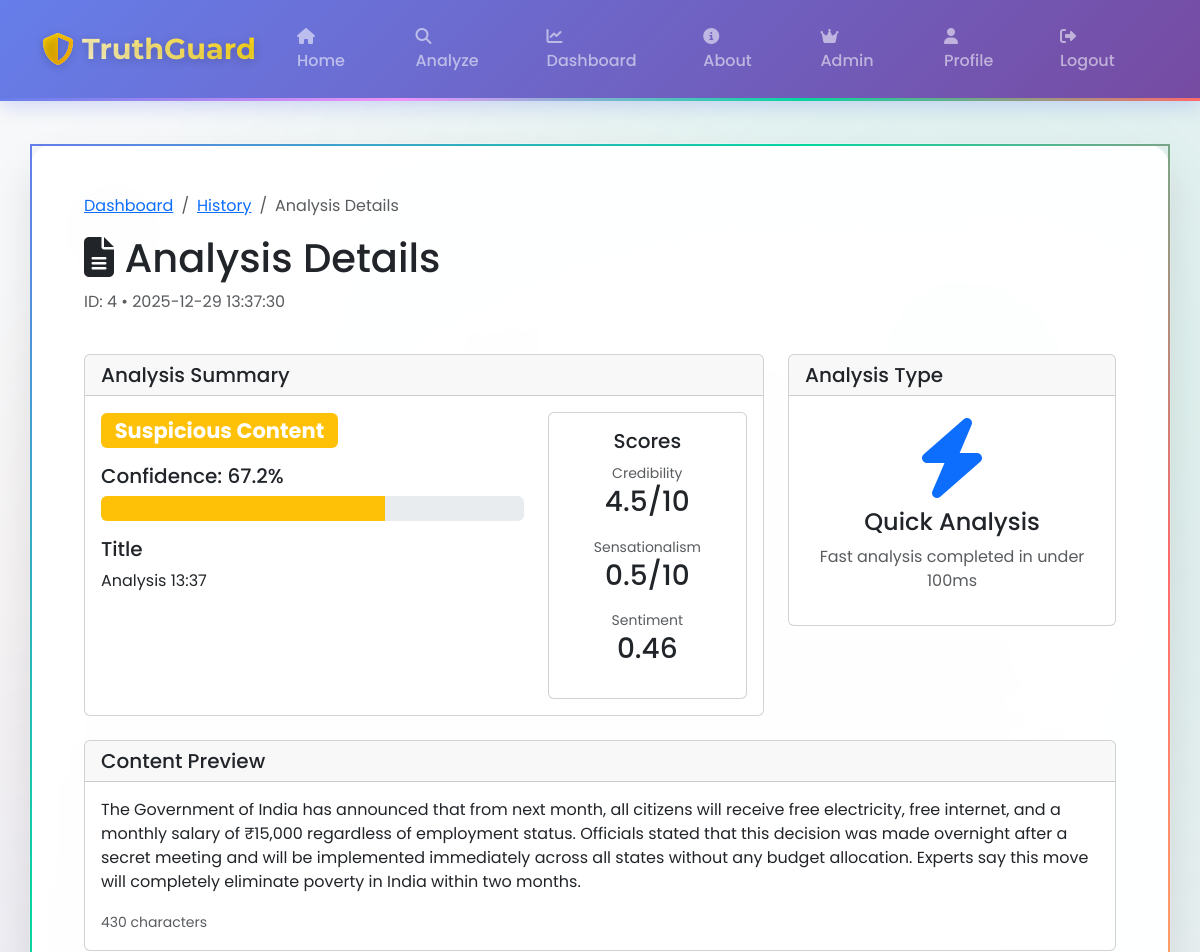
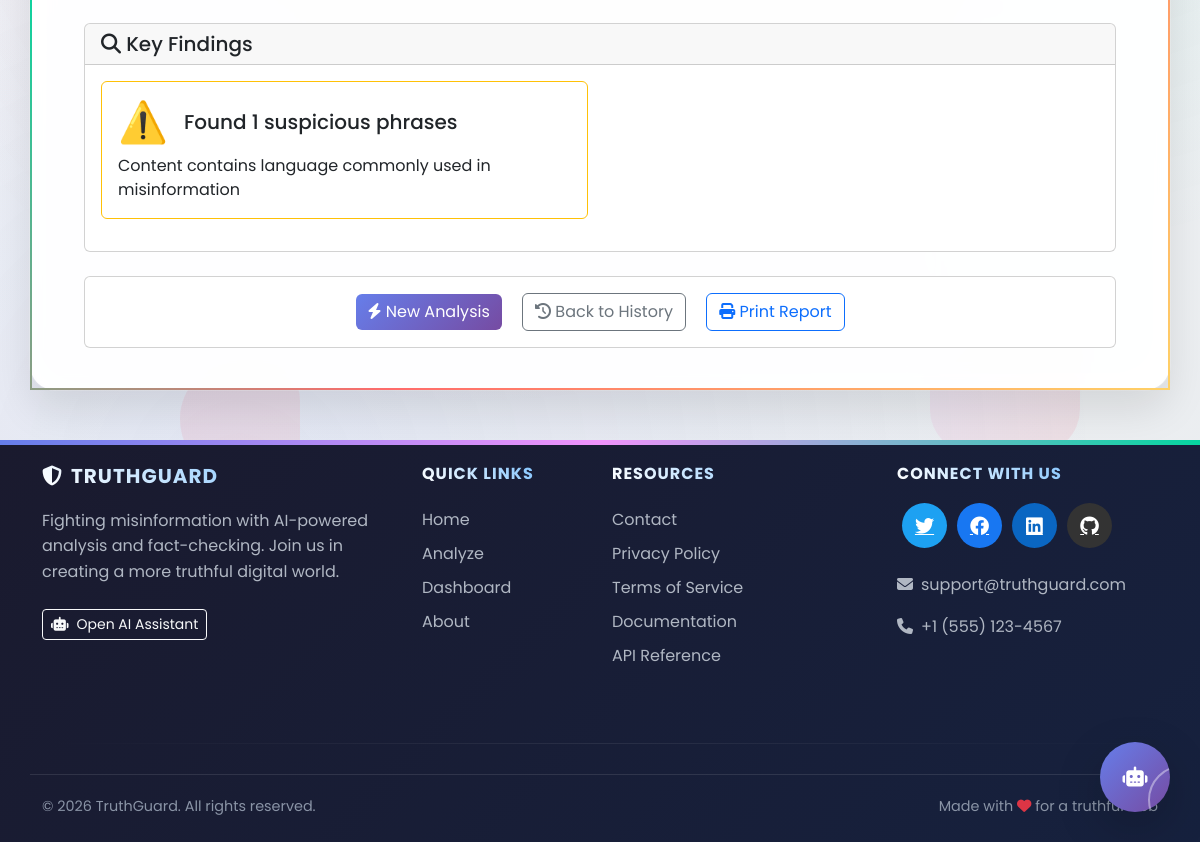
/analysis/4 (signed in), run on the app's committed database (2 pictures, top to bottom).
### app.py (models this page shows, shortened)
class Analysis(db.Model):
    __tablename__ = 'analyses'
    id = db.Column(db.Integer, primary_key=True)
    title = db.Column(db.Text, default='')
    content = db.Column(db.Text, default='')  # raw text content (for display/search)
    article_data = db.Column(db.JSON, nullable=True)  # optional structured article extraction
    source_url = db.Column(db.Text, nullable=True)  # This should be nullable
    classification = db.Column(db.String(20), nullable=False, default='UNKNOWN')  # RELIABLE, SUSPICIOUS, FAKE, etc.
    confidence_score = db.Column(db.Float, nullable=True)
    sentiment_score = db.Column(db.Float, nullable=True)
    sensationalism_score = db.Column(db.Float, nullable=True)
    credibility_score = db.Column(db.Float, nullable=True)
    key_findings = db.Column(db.Text, default='[]')  # JSON string
    recommendations = db.Column(db.Text, nullable=True)  # JSON string
    fact_checks = db.Column(db.Text, nullable=True)  # JSON string
    analysis_metadata = db.Column(db.Text, default='{}')  # JSON string (e.g. word count, etc.)
    is_quick_analysis = db.Column(db.Boolean, default=False)
    user_id = db.Column(db.Integer, db.ForeignKey('user.id'), nullable=False)
    created_at = db.Column(db.DateTime, default=lambda: datetime.now(timezone.utc))
    updated_at = db.Column(db.DateTime, default=lambda: datetime.now(timezone.utc),
                           onupdate=lambda: datetime.now(timezone.utc))

### app.py (the view)
@app.route('/analysis/<int:analysis_id>')
@login_required
def analysis_detail(analysis_id):
    analysis = Analysis.query.get_or_404(analysis_id)
    if analysis.user_id != current_user.id and current_user.role != 'admin':
        flash('Access denied', 'danger')
        return redirect(url_for('dashboard'))
    try:
        key_findings = json.loads(analysis.key_findings) if analysis.key_findings else []
    except:
        key_findings = []
    try:
        analysis_metadata = json.loads(analysis.analysis_metadata) if analysis.analysis_metadata else {}
    except:
        analysis_metadata = {}
    word_count = analysis_metadata.get('word_count', len(analysis.content.split()) if analysis.content else 0)
    return render_template('analysis_detail.html',
                           analysis=analysis,
                           key_findings=key_findings,
                           word_count=word_count,
                           analysis_metadata=analysis_metadata)

### app.py (called while the page is built)
@login_manager.user_loader
def load_user(user_id):
    try:
        return db.session.get(User, int(user_id))
    except Exception:
        return None

@app.context_processor
def inject_gemini_status():
    return {
        'gemini_available': _GEMINI_AVAILABLE,
        'gemini_model': _GEMINI_MODEL,
        'gemini_api_key_set': bool(_GEMINI_API_KEY and _GEMINI_API_KEY != 'your-gemini-api-key-here')
    }

### templates/analysis_detail.html (shortened to what this page needs)
{% extends "base.html" %}
{% block content %}
<div class="container mt-4">
    <div class="row mb-4">
        <div class="col">
            <nav aria-label="breadcrumb">
                <ol class="breadcrumb">
                    <li class="breadcrumb-item"><a href="/dashboard">Dashboard</a></li>
                    <li class="breadcrumb-item"><a href="/history">History</a></li>
                    <li class="breadcrumb-item active">Analysis Details</li>
                </ol>
            </nav>
            <h1><i class="fas fa-file-alt"></i> Analysis Details</h1>
            <p class="text-muted">ID: {{ analysis.id }} • {{ analysis.created_at.strftime('%Y-%m-%d %H:%M:%S') }}</p>
        </div>
    </div>
    <div class="row mb-4">
        <div class="col-lg-8">
            <div class="card">
                <div class="card-header">
                    <h5 class="mb-0">Analysis Summary</h5>
                </div>
                <div class="card-body">
                    <div class="row">
                        <div class="col-md-8">
                            <h3>
                                {% if analysis.classification == 'RELIABLE' %}
                                <span class="badge bg-success">Reliable Content</span>
                                {% elif analysis.classification == 'SUSPICIOUS' %}
                                <span class="badge bg-warning">Suspicious Content</span>
                                {% elif analysis.classification == 'FAKE' %}
                                <span class="badge bg-danger">Fake Content</span>
                                {% else %}
                                <span class="badge bg-secondary">{{ analysis.classification }}</span>
                                {% endif %}
                            </h3>
                            {% if analysis.confidence_score %}
                            <div class="mt-3">
                                <h5>Confidence: {{ (analysis.confidence_score * 100)|round(1) }}%</h5>
                                <div class="progress" style="height: 25px;">
                                    <div class="progress-bar
                                        {% if analysis.confidence_score >= 0.7 %}bg-success
                                        {% elif analysis.confidence_score >= 0.4 %}bg-warning
                                        {% else %}bg-danger{% endif %}"
                                        style="width: {{ analysis.confidence_score * 100 }}%">
                                    </div>
                                </div>
                            </div>
                            {% endif %}
                            {% if analysis.title %}
                            <div class="mt-3">
                                <h5>Title</h5>
                                <p>{{ analysis.title }}</p>
                            </div>
                            {% endif %}
                        </div>
                        <div class="col-md-4">
                            <div class="card">
                                <div class="card-body text-center">
                                    <h5 class="card-title">Scores</h5>
                                    {% if analysis.credibility_score %}
                                    <div class="mb-3">
                                        <small class="text-muted">Credibility</small>
                                        <h3>{{ analysis.credibility_score|round(1) }}/10</h3>
                                    </div>
                                    {% endif %}
                                    {% if analysis.sensationalism_score %}
                                    <div class="mb-3">
                                        <small class="text-muted">Sensationalism</small>
                                        <h3>{{ analysis.sensationalism_score|round(1) }}/10</h3>
                                    </div>
                                    {% endif %}
                                    {% if analysis.sentiment_score %}
                                    <div class="mb-3">
                                        <small class="text-muted">Sentiment</small>
                                        <h3>{{ analysis.sentiment_score|round(2) }}</h3>
                                    </div>
                                    {% endif %}
                                </div>
                            </div>
                        </div>
                    </div>
                </div>
            </div>
        </div>
        <div class="col-lg-4">
            <div class="card">
                <div class="card-header">
                    <h5 class="mb-0">Analysis Type</h5>
                </div>
                <div class="card-body text-center">
                    {% if analysis.is_quick_analysis %}
                    <div class="display-1 text-primary">
                        <i class="fas fa-bolt"></i>
                    </div>
                    <h4>Quick Analysis</h4>
                    <p class="text-muted">Fast analysis completed in under 100ms</p>
                    {% else %}
                    <div class="display-1 text-success">
                        <i class="fas fa-chart-bar"></i>
                    </div>
                    <h4>Detailed Analysis</h4>
                    <p class="text-muted">Comprehensive analysis with full report</p>
                    {% endif %}
                </div>
            </div>
        </div>
    </div>
    <div class="row mb-4">
        <div class="col">
            <div class="card">
                <div class="card-header">
                    <h5 class="mb-0">Content Preview</h5>
                </div>
                <div class="card-body">
                    <div class="content-preview" style="max-height: 300px; overflow-y: auto;">
                        {{ analysis.content|safe }}
                    </div>
                    <div class="mt-3">
                        <small class="text-muted">{{ analysis.content|length }} characters</small>
                    </div>
                </div>
            </div>
        </div>
    </div>
    {% if key_findings %}
    <div class="row mb-4">
        <div class="col">
            <div class="card">
                <div class="card-header">
                    <h5 class="mb-0"><i class="fas fa-search"></i> Key Findings</h5>
                </div>
                <div class="card-body">
                    <div class="row">
                        {% for finding in key_findings %}
                        <div class="col-md-6 mb-3">
                            <div class="card h-100 border-{{ finding.type }}">
                                <div class="card-body">
                                    <div class="d-flex align-items-center mb-2">
                                        <span class="display-6 me-3">{{ finding.icon }}</span>
                                        <h5 class="card-title mb-0">{{ finding.title }}</h5>
                                    </div>
                                    <p class="card-text">{{ finding.description }}</p>
                                </div>
                            </div>
                        </div>
                        {% endfor %}
                    </div>
                </div>
            </div>
        </div>
    </div>
    {% endif %}
    <div class="row mt-4">
        <div class="col">
            <div class="card">
                <div class="card-body text-center">
                    <a href="/analyze" class="btn btn-primary me-3">
                        <i class="fas fa-bolt"></i> New Analysis
                    </a>
                    <a href="/history" class="btn btn-outline-secondary me-3">
                        <i class="fas fa-history"></i> Back to History
                    </a>
                    <button onclick="window.print()" class="btn btn-outline-primary">
                        <i class="fas fa-print"></i> Print Report
                    </button>
                </div>
            </div>
        </div>
    </div>
</div>
{% endblock %}

### templates/base.html (style rules this page uses)
:root { --primary-gradient: linear-gradient(135deg, #667eea 0%, #764ba2 100%); --secondary-gradient: linear-gradient(135deg, #f093fb 0%, #f5576c 100%); --success-gradient: linear-gradient(135deg, #06d6a0 0%, #118ab2 100%); --warning-gradient: linear-gradient(135deg, #ffd166 0%, #ff9e6d 100%); --info-gradient: linear-gradient(135deg, #4facfe 0%, #00f2fe 100%); --danger-gradient: linear-gradient(135deg, #ef476f 0%, #ff6b6b 100%); --purple-gradient: linear-gradient(135deg, #a18cd1 0%, #fbc2eb 100%); --dark-gradient: linear-gradient(135deg, #1a1a2e 0%, #16213e 100%); --gold-gradient: linear-gradient(135deg, #ffd700 0%, #ffaa00 100%); --chat-bg: linear-gradient(135deg, #f5f7fa 0%, #e4e8f0 100%); --user-msg-bg: #667eea; --bot-msg-bg: #ffffff; --shadow-light: rgba(0, 0, 0, 0.08); --shadow-medium: rgba(0, 0, 0, 0.12); }
body { font-family: 'Poppins', sans-serif; background: linear-gradient(135deg, #f8f9fa 0%, #e9ecef 100%); min-height: 100vh; position: relative; overflow-x: hidden; }
body::before { content: ''; position: fixed; top: 0; left: 0; width: 100%; height: 100%; background: radial-gradient(circle at 20% 80%, rgba(102, 126, 234, 0.1) 0%, transparent 50%), radial-gradient(circle at 80% 20%, rgba(6, 214, 160, 0.1) 0%, transparent 50%), radial-gradient(circle at 40% 40%, rgba(255, 107, 107, 0.1) 0%, transparent 50%); z-index: -1; pointer-events: none; }
.btn-primary { background: var(--primary-gradient); border: none; transition: all 0.3s ease; position: relative; overflow: hidden; }

### data on the page
Analysis: id "4", created_at "2025-12-29 13:37:30", (analysis.confidence_score*100)|round(1) "67.2", title "Analysis 13:37", credibility_score "4.5", sensationalism_score "0.5", sentiment_score "0.46", content "The Government of India has announced that from next month, all citizens will receive free electricity, free internet, and a monthly salary of ₹15,000 regardless of employment status. Officials stated that this decision was made overnight after a secret meeting and will be implemented immediately across all states without any budget allocation. Experts say this move will completely eliminate poverty in India within two months."

### other printed values
{{ analysis.content|length }} "430"
{{ finding.icon }} "⚠️"
{{ finding.title }} "Found 1 suspicious phrases"
{{ finding.description }} "Content contains language commonly used in misinformation"
